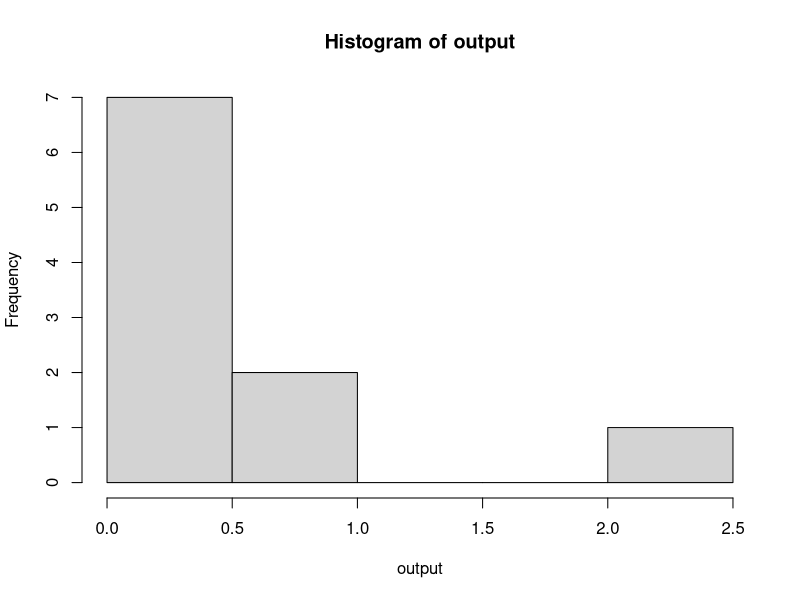
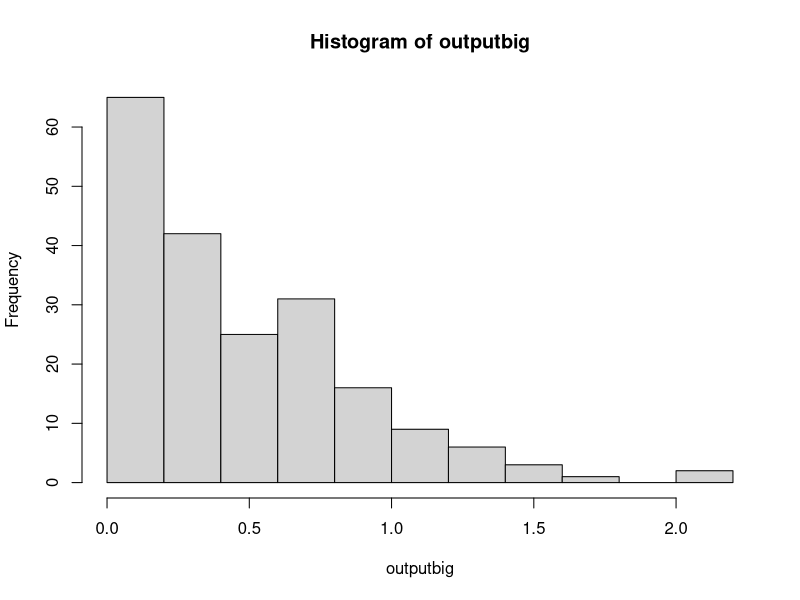
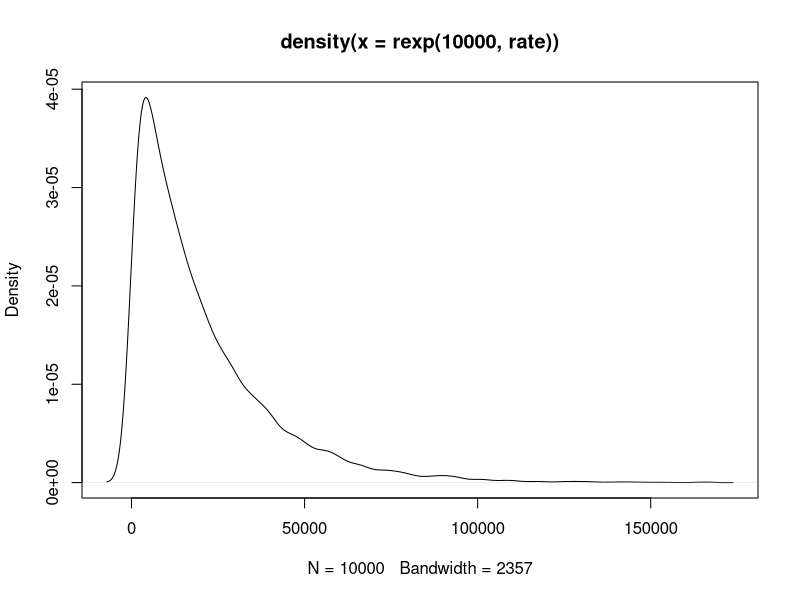
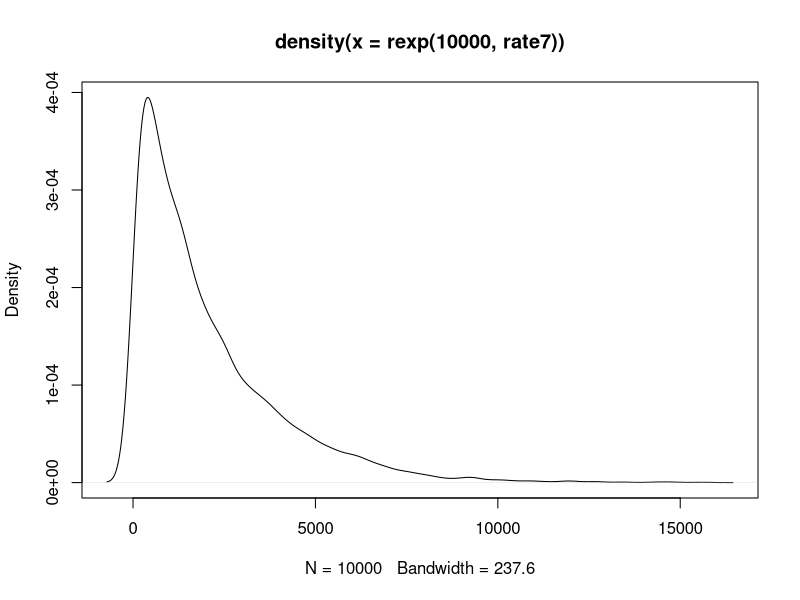

R code for these plots, in order:
#M200A COALESCENCE EXERCISES,Dr. Kirk Lohmueller, Fall 2015
#Hayley Stansell
#
#
getwd()
setwd("C:\\Users\\Hayley\\eeb201hayleystansell")
getwd()
#
#
?rexp
#
output<-rexp(10,2)
#[1] 0.21809588 1.70468865 1.24958590 0.03783002 0.65334166 0.31265010 0.25168173 0.32412173 0.05198139 0.64820064
output
hist(output)
#This shows that most outputs are clustering just below 0.5
outputbig<-rexp(200,2)
outputbig
mean(outputbig)
#[1] 0.4781231
hist(outputbig)
#
#
#############################################################################################Exercise FIVE###############
#
#From previous work, it seems that the rate of coalescence should be 1/2N , where 2N is number of chromosomes
#
#
#############################################################################################EXERCISE SIX###############
#
#
rate<-1/20000
mean(rexp(10000, rate))
#[1] 19712.04
##########################a) what is the average time to most recent common ancestor in your simulation?
#19712.04 generations
##########################b) what is the theoretical expectation?
#20,000 generations
##########################c) how do the values compare?
# They are very close to one another. 
##########################d) make a density plot of simulated coalescent times
??densityplot
?density
?plot
density(rexp(10000,rate))
plot(density(rexp(10000,rate)))
#Success!!
##########################e) what is the standard deviation of the coal. times?
output<-rexp(10000,rate)
density(output)
sd(output)
#[1] 20371.65
#
#
#############################################################################################EXERCISE SEVEN#############
##answer parts a-e from Q6 for this simulation
# set 2N = 2000
#
rate7<-1/2000
mean(rexp(10000, rate7))
#[1] 2009.536
##########################a) what is the average time to most recent common ancestor in your simulation?
#2009.536 generations
##########################b) what is the theoretical expectation?
#2000 generations
##########################c) how do the values compare?
# They are very close to one another, just as in Exercise Six
##########################d) make a density plot of simulated coalescent times
density(rexp(10000,rate7))
plot(density(rexp(10000,rate7)))
#Success!! ---it looks nearly identical in shape to the plot from exercise six. 
#             The largest are occupies 0-5000, 1/10 of what was seen with the simulation where 2N=20000 (0-50000). It scales up.
##########################e) what is the standard deviation of the coal. times?
output7<-rexp(10000,rate7)
density(output7)
sd(output7)
#[1] 1999.717
#
##########################f) how does TMRCA from simulations in Q6 (2N =20,000) and Q7 (2N = 2,000) compare?
#  They are both theoretically (and approximately, in simulation) equal to 2N generations.
#  With the population size in Q7 being a tenth of the size of Q6, the resulting TMRCA is similarly one tenth. 
##########################g) what can you conclude about how the population size affects the expected coalescent time?
#  The expected coalescent time appears to scale in direct proportion with population size. 
#  As population size increases or decreases one way or another, the TMRCA is expected to shift accordingly and to the same degree.
#
#
#
##############################################################################################EXERCISE EIGHT#################
#
#POISSON RANDOM VARIABLES
?rpois
#rpois is the random variable generation for the Poisson dist. (there's also dpois, ppois, qpois)
#inputs are n, lambda . n is number of values to return, and lambda is a vector of (non-neg) means
# n is number of "draws", lambda is a rate parameter for the distribution -- rate = expected value (and variance) of the dist.
#
#given rate of occurence (here, 2), over a number of intervals (here, 10) 
#     - how many occurances of an event will there be in a given interval?
rpois(10,2)
#[1] 2 2 3 3 2 3 4 3 3 1
#
#simulate to show that the expected value of a given Poisson distribution is equal to the rate paramter (lambda)
mean(rpois(10000,2))
#[1] 1.9922 ----this mean is approximately 2 (the rate)
#
#getting workable syntax
2*10
1*(10^-4)
#[1] 1e-04
#
#
#
#################################a) add mutations to the geneologies (aka coal. times) simulated in Q6. 
# mu (aka lambda) = 1e-04
# coal. times from Q6 .... 2N = 20,000 . so, 20000 generations (theoretically)
# what is avg. # of SNPs/geneology (the mean! from the poisson)
#
rate8<-1/20000
rexp(10000, rate8) #gets 10,000 simulations of geneologies (coal. times) given 2N = 20,000. 
#10,000 similar/distributed coal. times. given those coal times...each output is an n...10,000 n's / draws for the Poisson
geneologies<-rexp(10000, rate8)
geneologies
#okay
#mean(rpois(geneologies, 1e-04))
#[1] 0 ....hmmmmmmm
#rpois(geneologies, 1e-04)
#all values are zero here.... hmmm
#for geneologies[i-10000]
rate<-1e-04 #no? is rate*geneology value?
rate
for (i in geneologies){
  rate<-1e-04*geneologies[i]
  rpois(i, rate)
  output<-mean(rpois(i,rate))
}
#slow-ish, but not locked up
output
#[1] 0.0001249649
#very close to the rate!
#################################b) What is the average number of SNPs per geneology?
# From my simulation, it appears that the average number of SNPs per geneology closely approximates 
# the given input mutation rate of 0.0002. The number generated through my simulation was ~0.000125
#
#
#################################c) given that Theta = 4N(mu), what is theta predicted to be in this example?
Theta<-2*20000*(1e-04)
Theta
# 4, if working with theoretical values of N and mu . 

#~~~~~~~~~~~~~~~~~~~~~~~~~~~~~~~~~~~~~~~~~~~~~~~~~~~~~~~~~~~~~~~b) TAKE TWO
#feel like my output for b) was incorrect, a my rate did not factor in the length of each geneology as it went
geneologies<-rexp(10000, rate8)
geneologies
#okay
#mean(rpois(geneologies, 1e-04))
#[1] 0 ....hmmmmmmm
#rpois(geneologies, 1e-04)
#all values are zero here.... hmmm
#for geneologies[i-10000]

for (i in geneologies){
  rate<- 1e-04*geneologies #this worked! took out the [i] (had *geneologies[i])
  rpois(i, rate) #appears to output a bunch of values that seem okay....integer numbers, mostly under 5, some up to ~20
  output<-mean(rpois(i,rate))
}
#slow-ish, but not locked up
output
#[1] 1.95577 
1e-04*20000
#[1] 2
# HERE, the output from this simulation appears to approximate the value of mu*number of geneologies....or, mu*coal.time. 
# So, the average number of SNPs per coalescent time (geneology), is approximating the rate of mutation for the 
# theoretical/ideal. parameters
#
#~~~~~~~~~~~~~~~~~~~~~~~~~~~~~~~~~~~~~~~~~~~~~~~~~~~~~~~~~~~c) BACK TO C
#################################c) given that Theta = 4N(mu), what is theta predicted to be in this example?
Theta<-2*20000*(1e-04) # = 4N(mu)
Theta
# [1] 2, if working with theoretical values of N and mu . 
